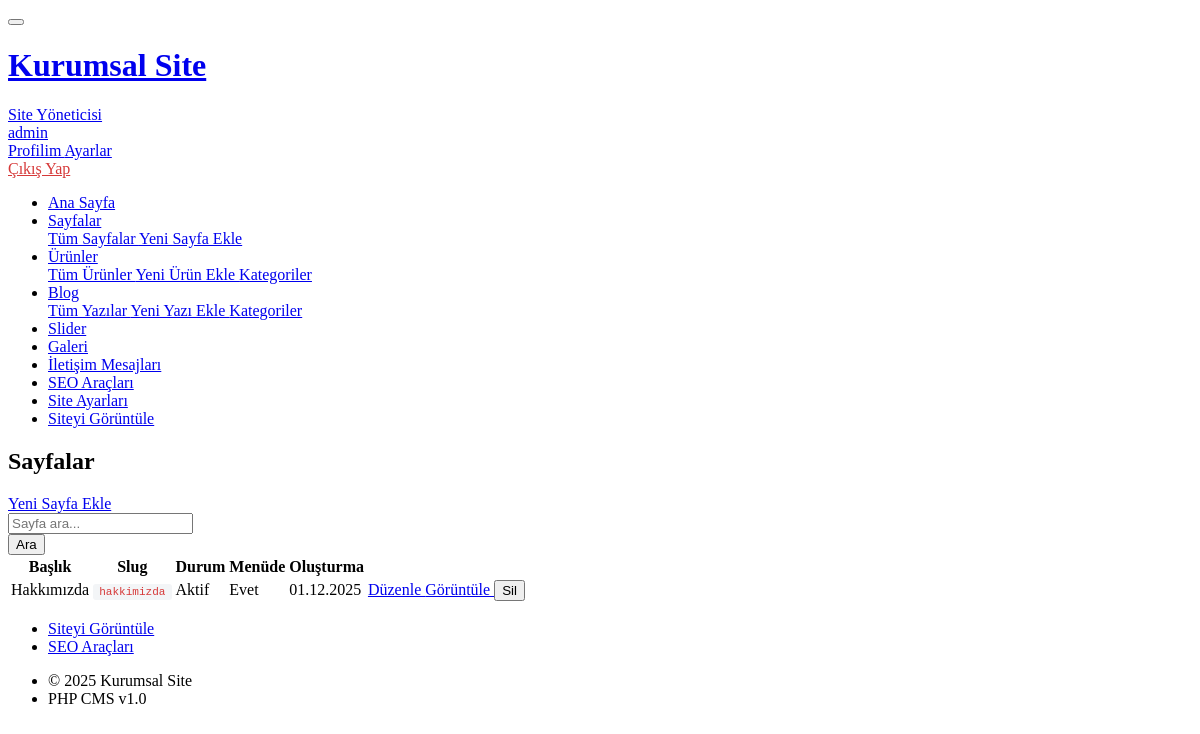
Screenshot of /admin/pages.php (signed in) with the database file from the repository.
### tables this page shows
CREATE TABLE IF NOT EXISTS `settings` (
  `id` int(11) NOT NULL DEFAULT 1,
  `site_title` varchar(100) NOT NULL,
  `site_slogan` varchar(255) DEFAULT NULL,
  `logo` varchar(255) DEFAULT NULL,
  `favicon` varchar(255) DEFAULT NULL,
  `phone` varchar(20) DEFAULT NULL,
  `phone2` varchar(20) DEFAULT NULL,
  `email` varchar(100) DEFAULT NULL,
  `address` text DEFAULT NULL,
  `maps_embed` text DEFAULT NULL,
  `facebook` varchar(255) DEFAULT NULL,
  `instagram` varchar(255) DEFAULT NULL,
  `twitter` varchar(255) DEFAULT NULL,
  `youtube` varchar(255) DEFAULT NULL,
  `linkedin` varchar(255) DEFAULT NULL,
  `whatsapp` varchar(20) DEFAULT NULL,
  `default_og_image` varchar(255) DEFAULT NULL,
  `google_analytics` varchar(50) DEFAULT NULL,
  `google_search_console` varchar(255) DEFAULT NULL,
  `footer_text` text DEFAULT NULL,
  `custom_head_code` text DEFAULT NULL,
  `custom_body_code` text DEFAULT NULL,
  `created_at` timestamp NOT NULL DEFAULT current_timestamp(),
  `updated_at` timestamp NOT NULL DEFAULT current_timestamp() ON UPDATE current_timestamp(),
  PRIMARY KEY (`id`),
  CONSTRAINT `chk_settings_id` CHECK (`id` = 1)
);

CREATE TABLE IF NOT EXISTS `users` (
  `id` int(11) NOT NULL AUTO_INCREMENT,
  `username` varchar(50) NOT NULL,
  `email` varchar(100) NOT NULL,
  `password_hash` varchar(255) NOT NULL,
  `full_name` varchar(100) DEFAULT NULL,
  `is_active` tinyint(1) DEFAULT 1,
  `last_login` datetime DEFAULT NULL,
  `created_at` timestamp NOT NULL DEFAULT current_timestamp(),
  PRIMARY KEY (`id`),
  UNIQUE KEY `username` (`username`),
  UNIQUE KEY `email` (`email`)
);

CREATE TABLE IF NOT EXISTS `pages` (
  `id` int(11) NOT NULL AUTO_INCREMENT,
  `slug` varchar(100) NOT NULL,
  `title` varchar(200) NOT NULL,
  `content` longtext DEFAULT NULL,
  `featured_image` varchar(255) DEFAULT NULL,
  `seo_title` varchar(70) DEFAULT NULL,
  `seo_description` varchar(160) DEFAULT NULL,
  `seo_keywords` varchar(255) DEFAULT NULL,
  `seo_canonical` varchar(255) DEFAULT NULL,
  `seo_robots` enum('index,follow','noindex,follow','noindex,nofollow') DEFAULT 'index,follow',
  `og_title` varchar(70) DEFAULT NULL,
  `og_description` varchar(200) DEFAULT NULL,
  `og_image` varchar(255) DEFAULT NULL,
  `is_active` tinyint(1) DEFAULT 1,
  `is_in_menu` tinyint(1) DEFAULT 0,
  `menu_order` int(11) DEFAULT 0,
  `created_at` timestamp NOT NULL DEFAULT current_timestamp(),
  `updated_at` timestamp NOT NULL DEFAULT current_timestamp() ON UPDATE current_timestamp(),
  PRIMARY KEY (`id`),
  UNIQUE KEY `slug` (`slug`),
  KEY `is_active` (`is_active`),
  KEY `is_in_menu` (`is_in_menu`)
);

### inc/functions.php (called while the page is built, shortened)
<?php
function e($str) {
    return htmlspecialchars($str ?? '', ENT_QUOTES, 'UTF-8');
}
function siteUrl($path = '') {
    return rtrim(SITE_URL, '/') . '/' . ltrim($path, '/');
}
function adminUrl($path = '') {
    return rtrim(ADMIN_URL, '/') . '/' . ltrim($path, '/');
}
function formatDate($date, $format = 'd F Y, H:i') {
    $months = [
        'January' => 'Ocak', 'February' => 'Şubat', 'March' => 'Mart',
        'April' => 'Nisan', 'May' => 'Mayıs', 'June' => 'Haziran',
        'July' => 'Temmuz', 'August' => 'Ağustos', 'September' => 'Eylül',
        'October' => 'Ekim', 'November' => 'Kasım', 'December' => 'Aralık'
    ];
    $days = [
        'Monday' => 'Pazartesi', 'Tuesday' => 'Salı', 'Wednesday' => 'Çarşamba',
        'Thursday' => 'Perşembe', 'Friday' => 'Cuma', 'Saturday' => 'Cumartesi',
        'Sunday' => 'Pazar'
    ];
    $timestamp = is_numeric($date) ? $date : strtotime($date);
    $formatted = date($format, $timestamp);
    $formatted = str_replace(array_keys($months), array_values($months), $formatted);
    $formatted = str_replace(array_keys($days), array_values($days), $formatted);
    return $formatted;
}
function getSettings() {
    static $settings = null;
    if ($settings === null) {
        $db = Database::getInstance();
        $settings = $db->fetchOne("SELECT * FROM settings WHERE id = 1");
    }
    return $settings;
}

### inc/db.php (called while the page is built, shortened)
<?php
class Database {
    private static $instance = null;
    private $pdo;
    private function __construct() {
        try {
            $dsn = sprintf(
                'mysql:host=%s;dbname=%s;charset=%s',
                DB_HOST,
                DB_NAME,
                DB_CHARSET
            );
            $options = [
                PDO::ATTR_ERRMODE => PDO::ERRMODE_EXCEPTION,
                PDO::ATTR_DEFAULT_FETCH_MODE => PDO::FETCH_ASSOC,
                PDO::ATTR_EMULATE_PREPARES => false,
                PDO::MYSQL_ATTR_INIT_COMMAND => "SET NAMES " . DB_CHARSET
            ];
            $this->pdo = new PDO($dsn, DB_USER, DB_PASS, $options);
        } catch (PDOException $e) {
            die('Veritabanı bağlantı hatası: ' . $e->getMessage());
        }
    }
    public static function getInstance() {
        if (self::$instance === null) {
            self::$instance = new self();
        }
        return self::$instance;
    }
    public function query($sql, $params = []) {
        try {
            $stmt = $this->pdo->prepare($sql);
            $stmt->execute($params);
            return $stmt;
        } catch (PDOException $e) {
            error_log('SQL Error: ' . $e->getMessage());
            throw $e;
        }
    }
    public function fetchOne($sql, $params = []) {
        $stmt = $this->query($sql, $params);
        return $stmt->fetch();
    }
    public function fetchAll($sql, $params = []) {
        $stmt = $this->query($sql, $params);
        return $stmt->fetchAll();
    }
}

### admin/inc/auth.php (called while the page is built, shortened)
<?php
function isLoggedIn() {
    return isset($_SESSION['admin_id']) && isset($_SESSION['admin_username']);
}
function getAdminUser() {
    static $user = null;
    if ($user === null) {
        $db = Database::getInstance();
        $user = $db->fetchOne(
            "SELECT id, username, email, full_name FROM users WHERE id = ? AND is_active = 1",
            [$_SESSION['admin_id']]
        );
    }
    return $user;
}

### admin/pages.php (the view, shortened to what this page needs)
<?php
require_once __DIR__ . '/inc/auth.php';
$pageTitle = 'Sayfalar';
$db = Database::getInstance();
$action = $_GET['action'] ?? 'list';
if ($action === 'list') {
    $page = (int)($_GET['page'] ?? 1);
    $perPage = ADMIN_ITEMS_PER_PAGE;
    $offset = ($page - 1) * $perPage;
    $search = $_GET['search'] ?? '';
    $where = '1=1';
    $params = [];
    $pages = $db->fetchAll(
        "SELECT * FROM pages WHERE $where ORDER BY created_at DESC LIMIT $perPage OFFSET $offset",
        $params
    );
    $headerButtons = '<a href="' . adminUrl('pages.php?action=add') . '" class="btn btn-primary">Yeni Sayfa Ekle</a>';
    include __DIR__ . '/inc/header.php';
    ?>
    <div class="card mb-3">
        <div class="card-body">
            <form method="GET" class="row g-2">
                <div class="col-auto flex-fill">
                    <input type="text" name="search" class="form-control" placeholder="Sayfa ara..." value="<?= e($search) ?>">
                </div>
                <div class="col-auto">
                    <button type="submit" class="btn btn-primary">Ara</button>
                </div>
            </form>
        </div>
    </div>
    <div class="card">
        <div class="table-responsive">
            <table class="table table-vcenter card-table table-striped">
                <thead>
                    <tr>
                        <th>Başlık</th>
                        <th>Slug</th>
                        <th>Durum</th>
                        <th>Menüde</th>
                        <th>Oluşturma</th>
                        <th class="w-1"></th>
                    </tr>
                </thead>
                <tbody>
                    <?php if (empty($pages)): ?>
                        <tr>
                            <td colspan="6" class="text-center text-muted py-4">Sayfa bulunamadı</td>
                        </tr>
                    <?php else: ?>
                        <?php foreach ($pages as $p): ?>
                            <tr>
                                <td>
                                    <div class="fw-bold"><?= e($p['title']) ?></div>
                                </td>
                                <td>
                                    <code><?= e($p['slug']) ?></code>
                                </td>
                                <td>
                                    <?php if ($p['is_active']): ?>
                                        <span class="badge bg-success">Aktif</span>
                                    <?php else: ?>
                                        <span class="badge bg-secondary">Pasif</span>
                                    <?php endif; ?>
                                </td>
                                <td>
                                    <?php if ($p['is_in_menu']): ?>
                                        <span class="badge bg-info">Evet</span>
                                    <?php else: ?>
                                        <span class="text-muted">Hayır</span>
                                    <?php endif; ?>
                                </td>
                                <td>
                                    <div class="small"><?= formatDate($p['created_at'], 'd.m.Y') ?></div>
                                </td>
                                <td>
                                    <div class="btn-list flex-nowrap">
                                        <a href="<?= adminUrl('pages.php?action=edit&id=' . $p['id']) ?>" class="btn btn-sm btn-primary">
                                            Düzenle
                                        </a>
                                        <a href="<?= siteUrl($p['slug']) ?>" class="btn btn-sm btn-ghost-secondary" target="_blank">
                                            Görüntüle
                                        </a>
                                        <button type="button" class="btn btn-sm btn-danger" onclick="deletePage(<?= $p['id'] ?>, '<?= e($p['title']) ?>')">
                                            Sil
                                        </button>
                                    </div>
                                </td>
                            </tr>
                        <?php endforeach; ?>
                    <?php endif; ?>
                </tbody>
            </table>
        </div>
    </div>
    <?php
    include __DIR__ . '/inc/footer.php';
}
?>

### admin/inc/header.php (shortened to what this page needs)
<?php
$adminUser = getAdminUser();
$settings = getSettings();
$pageTitle = $pageTitle ?? 'Panel';
?>
<!DOCTYPE html>
<html lang="tr">
<head>
    <link href="https://cdn.jsdelivr.net/npm/@tabler/core@latest/dist/css/tabler.min.css" rel="stylesheet">
    <link href="https://cdn.jsdelivr.net/npm/@tabler/icons@latest/iconfont/tabler-icons.min.css" rel="stylesheet">
    <link href="<?= adminUrl('assets/css/admin.css') ?>" rel="stylesheet">
</head>
<body data-site-title="<?= e($settings['site_title']) ?>">
    <div class="page">
        <header class="navbar navbar-expand-md navbar-light d-print-none">
            <div class="container-xl">
                <button class="navbar-toggler" type="button" data-bs-toggle="collapse" data-bs-target="#navbar-menu">
                </button>
                <h1 class="navbar-brand navbar-brand-autodark d-none-navbar-horizontal pe-0 pe-md-3">
                    <a href="<?= adminUrl('dashboard.php') ?>">
                        <?php if (!empty($settings['logo'])): ?>
                            <img src="<?= siteUrl('uploads/' . $settings['logo']) ?>" height="36" alt="<?= e($settings['site_title']) ?>">
                        <?php else: ?>
                            <?= e($settings['site_title']) ?>
                        <?php endif; ?>
                    </a>
                </h1>
                <div class="navbar-nav flex-row order-md-last">
                    <div class="nav-item dropdown">
                        <a href="#" class="nav-link d-flex lh-1 text-reset p-0" data-bs-toggle="dropdown">
                            <div class="d-none d-xl-block ps-2">
                                <div><?= e($adminUser['full_name'] ?? $adminUser['username']) ?></div>
                                <div class="mt-1 small text-muted"><?= e($adminUser['username']) ?></div>
                            </div>
                        </a>
                        <div class="dropdown-menu dropdown-menu-end dropdown-menu-arrow">
                            <a href="<?= adminUrl('profile.php') ?>" class="dropdown-item">
                                <i class="ti ti-user me-2"></i> Profilim
                            </a>
                            <a href="<?= adminUrl('settings.php') ?>" class="dropdown-item">
                                <i class="ti ti-settings me-2"></i> Ayarlar
                            </a>
                            <a href="<?= adminUrl('logout.php') ?>" class="dropdown-item text-danger">
                                <i class="ti ti-logout me-2"></i> Çıkış Yap
                            </a>
                        </div>
                    </div>
                </div>
            </div>
        </header>
        <?php include __DIR__ . '/sidebar.php'; ?>
        <div class="page-wrapper">
            <div class="page-header d-print-none">
                <div class="container-xl">
                    <div class="row g-2 align-items-center">
                        <div class="col">
                            <h2 class="page-title"><?= e($pageTitle) ?></h2>
                        </div>
                        <?php if (isset($headerButtons)): ?>
                        <div class="col-auto ms-auto d-print-none">
                            <?= $headerButtons ?>
                        </div>
                        <?php endif; ?>
                    </div>
                </div>
            </div>
            <div class="page-body">
                <div class="container-xl">

### admin/inc/footer.php (shortened to what this page needs)
                </div>
            </div>
            <footer class="footer footer-transparent d-print-none">
                <div class="container-xl">
                    <div class="row text-center align-items-center flex-row-reverse">
                        <div class="col-lg-auto ms-lg-auto">
                            <ul class="list-inline list-inline-dots mb-0">
                                <li class="list-inline-item">
                                    <a href="<?= SITE_URL ?>" target="_blank" class="link-secondary">Siteyi Görüntüle</a>
                                </li>
                                <li class="list-inline-item">
                                    <a href="<?= adminUrl('seo-tools.php') ?>" class="link-secondary">SEO Araçları</a>
                                </li>
                            </ul>
                        </div>
                        <div class="col-12 col-lg-auto mt-3 mt-lg-0">
                            <ul class="list-inline list-inline-dots mb-0">
                                <li class="list-inline-item">
                                    &copy; <?= date('Y') ?> <?= e($settings['site_title']) ?>
                                </li>
                                <li class="list-inline-item">
                                    PHP CMS v1.0
                                </li>
                            </ul>
                        </div>
                    </div>
                </div>
            </footer>
        </div>
    </div>
</body>
</html>

### admin/assets/css/admin.css (style rules this page uses)
.text-danger { color: #d63939 !important; }
.table-vcenter td, .table-vcenter th { vertical-align: middle; }
.badge { font-weight: 500; }
code { background-color: #f3f5f7; padding: 2px 6px; border-radius: 3px; font-size: 85%; color: #d63939; }

### rows the page displays
settings: site_title "Kurumsal Site"
users: full_name "Site Yöneticisi", username "admin"
pages: title "Hakkımızda", slug "hakkimizda", is_active "Aktif", is_in_menu "Evet", created_at "01.12.2025"

### other values shown
$pageTitle "Sayfalar"
